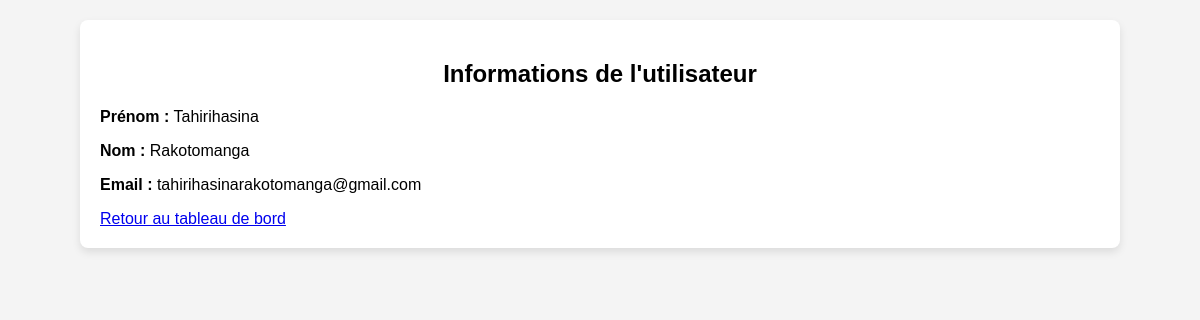
Page /users/view.php?id=1 (signed in) on the committed database.
### tables this page shows
CREATE TABLE `users` (
  `id` int NOT NULL AUTO_INCREMENT,
  `first_name` varchar(100) NOT NULL,
  `last_name` varchar(100) NOT NULL,
  `email` varchar(255) NOT NULL,
  `password` varchar(255) NOT NULL,
  `reset_token` varchar(255) DEFAULT NULL,
  `reset_token_expires` datetime DEFAULT NULL,
  PRIMARY KEY (`id`),
  UNIQUE KEY `email` (`email`)
);

### users/view.php (the view, shortened to what this page needs)
<?php
include('../admin/config.php');
if (isset($_GET['id'])) {
    $id = $_GET['id'];
    $stmt = $conn->prepare("SELECT * FROM users WHERE id = ?");
    $stmt->execute([$id]);
    $user = $stmt->fetch();
} else {
    header("Location: dashboard.php");
    exit();
}
?>
<!DOCTYPE html>
<html lang="en">
<head>
    <link rel="stylesheet" href="../style.css">
</head>
<body>
    <div class="container">
        <h2>Informations de l'utilisateur</h2>
        <p><strong>Prénom :</strong> <?= $user['first_name'] ?></p>
        <p><strong>Nom :</strong> <?= $user['last_name'] ?></p>
        <p><strong>Email :</strong> <?= $user['email'] ?></p>
        <a href="dashboard.php">Retour au tableau de bord</a>
    </div>
</body>
</html>

### style.css (style rules this page uses)
body { font-family: Arial, sans-serif; background-color: #f4f4f4; align-items: center; height: 100vh; margin: 0; }
.container { background-color: #fff; padding: 20px; border-radius: 8px; box-shadow: 0px 4px 8px rgba(0, 0, 0, 0.1); width: 90%; max-width: 1000px; margin: 20px auto; }
h2 { margin-bottom: 20px; text-align: center; }

### rows in the picture
users: first_name "Tahirihasina", last_name "Rakotomanga", email "tahirihasinarakotomanga@gmail.com"
